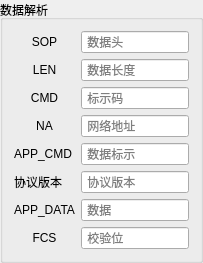
           <widget class="QGroupBox" name="groupBox_4">
            <property name="sizePolicy">
             <sizepolicy hsizetype="Expanding" vsizetype="Expanding">
              <horstretch>0</horstretch>
              <verstretch>0</verstretch>
             </sizepolicy>
            </property>
            <property name="title">
             <string>数据解析</string>
            </property>
            <layout class="QHBoxLayout" name="horizontalLayout_7">
             <item>
              <layout class="QGridLayout" name="gridLayout_2">
               <item row="0" column="0">
                <widget class="QLabel" name="label_RecSop">
                 <property name="enabled">
                  <bool>true</bool>
                 </property>
                 <property name="sizePolicy">
                  <sizepolicy hsizetype="Preferred" vsizetype="Preferred">
                   <horstretch>0</horstretch>
                   <verstretch>0</verstretch>
                  </sizepolicy>
                 </property>
                 <property name="text">
                  <string>&lt;html&gt;&lt;head/&gt;&lt;body&gt;&lt;p align=&quot;center&quot;&gt;SOP&lt;/p&gt;&lt;/body&gt;&lt;/html&gt;</string>
                 </property>
                </widget>
               </item>
               <item row="0" column="1">
                <widget class="QLineEdit" name="lineEdit_RecSop">
                 <property name="sizePolicy">
                  <sizepolicy hsizetype="Expanding" vsizetype="Fixed">
                   <horstretch>0</horstretch>
                   <verstretch>0</verstretch>
                  </sizepolicy>
                 </property>
                 <property name="readOnly">
                  <bool>true</bool>
                 </property>
                 <property name="placeholderText">
                  <string> 数据头</string>
                 </property>
                </widget>
               </item>
               <item row="1" column="0">
                <widget class="QLabel" name="label_RecLen">
                 <property name="sizePolicy">
                  <sizepolicy hsizetype="Preferred" vsizetype="Preferred">
                   <horstretch>0</horstretch>
                   <verstretch>0</verstretch>
                  </sizepolicy>
                 </property>
                 <property name="text">
                  <string>&lt;html&gt;&lt;head/&gt;&lt;body&gt;&lt;p align=&quot;center&quot;&gt;LEN&lt;/p&gt;&lt;/body&gt;&lt;/html&gt;</string>
                 </property>
                </widget>
               </item>
               <item row="1" column="1">
                <widget class="QLineEdit" name="lineEdit_RecLen">
                 <property name="sizePolicy">
                  <sizepolicy hsizetype="Expanding" vsizetype="Fixed">
                   <horstretch>0</horstretch>
                   <verstretch>0</verstretch>
                  </sizepolicy>
                 </property>
                 <property name="readOnly">
                  <bool>true</bool>
                 </property>
                 <property name="placeholderText">
                  <string> 数据长度</string>
                 </property>
                </widget>
               </item>
               <item row="2" column="0">
                <widget class="QLabel" name="label_RecCmd">
                 <property name="sizePolicy">
                  <sizepolicy hsizetype="Preferred" vsizetype="Preferred">
                   <horstretch>0</horstretch>
                   <verstretch>0</verstretch>
                  </sizepolicy>
                 </property>
                 <property name="text">
                  <string>&lt;html&gt;&lt;head/&gt;&lt;body&gt;&lt;p align=&quot;center&quot;&gt;CMD&lt;/p&gt;&lt;/body&gt;&lt;/html&gt;</string>
                 </property>
                </widget>
               </item>
               <item row="2" column="1">
                <widget class="QLineEdit" name="lineEdit_RecCmd">
                 <property name="sizePolicy">
                  <sizepolicy hsizetype="Expanding" vsizetype="Maximum">
                   <horstretch>0</horstretch>
                   <verstretch>0</verstretch>
                  </sizepolicy>
                 </property>
                 <property name="readOnly">
                  <bool>true</bool>
                 </property>
                 <property name="placeholderText">
                  <string> 标示码</string>
                 </property>
                </widget>
               </item>
               <item row="3" column="0">
                <widget class="QLabel" name="label_RecNa">
                 <property name="sizePolicy">
                  <sizepolicy hsizetype="Preferred" vsizetype="Preferred">
                   <horstretch>0</horstretch>
                   <verstretch>0</verstretch>
                  </sizepolicy>
                 </property>
                 <property name="text">
                  <string>&lt;html&gt;&lt;head/&gt;&lt;body&gt;&lt;p align=&quot;center&quot;&gt;NA&lt;/p&gt;&lt;/body&gt;&lt;/html&gt;</string>
                 </property>
                </widget>
               </item>
               <item row="3" column="1">
                <widget class="QLineEdit" name="lineEdit_RecNa">
                 <property name="sizePolicy">
                  <sizepolicy hsizetype="Expanding" vsizetype="Fixed">
                   <horstretch>0</horstretch>
                   <verstretch>0</verstretch>
                  </sizepolicy>
                 </property>
                 <property name="readOnly">
                  <bool>true</bool>
                 </property>
                 <property name="placeholderText">
                  <string> 网络地址</string>
                 </property>
                </widget>
               </item>
               <item row="4" column="0">
                <widget class="QLabel" name="label_RecAppCmd">
                 <property name="sizePolicy">
                  <sizepolicy hsizetype="Maximum" vsizetype="Preferred">
                   <horstretch>0</horstretch>
                   <verstretch>0</verstretch>
                  </sizepolicy>
                 </property>
                 <property name="text">
                  <string>&lt;html&gt;&lt;head/&gt;&lt;body&gt;&lt;p align=&quot;center&quot;&gt;APP_CMD&lt;/p&gt;&lt;/body&gt;&lt;/html&gt;</string>
                 </property>
                </widget>
               </item>
               <item row="4" column="1">
                <widget class="QLineEdit" name="lineEdit_RecAppCmd">
                 <property name="sizePolicy">
                  <sizepolicy hsizetype="Expanding" vsizetype="Fixed">
                   <horstretch>0</horstretch>
                   <verstretch>0</verstretch>
                  </sizepolicy>
                 </property>
                 <property name="readOnly">
                  <bool>true</bool>
                 </property>
                 <property name="placeholderText">
                  <string> 数据标示</string>
                 </property>
                </widget>
               </item>
               <item row="5" column="0">
                <widget class="QLabel" name="label_Recrelease">
                 <property name="text">
                  <string>协议版本</string>
                 </property>
                </widget>
               </item>
               <item row="5" column="1">
                <widget class="QLineEdit" name="lineEdit_release">
                 <property name="text">
                  <string/>
                 </property>
                 <property name="placeholderText">
                  <string> 协议版本</string>
                 </property>
                </widget>
               </item>
               <item row="6" column="0">
                <widget class="QLabel" name="label_RecAppData">
                 <property name="sizePolicy">
                  <sizepolicy hsizetype="Maximum" vsizetype="Preferred">
                   <horstretch>0</horstretch>
                   <verstretch>0</verstretch>
                  </sizepolicy>
                 </property>
                 <property name="text">
                  <string>&lt;html&gt;&lt;head/&gt;&lt;body&gt;&lt;p align=&quot;center&quot;&gt;APP_DATA&lt;/p&gt;&lt;/body&gt;&lt;/html&gt;</string>
                 </property>
                </widget>
               </item>
               <item row="6" column="1">
                <widget class="QLineEdit" name="lineEdit_RecAppData">
                 <property name="sizePolicy">
                  <sizepolicy hsizetype="Expanding" vsizetype="Fixed">
                   <horstretch>0</horstretch>
                   <verstretch>0</verstretch>
                  </sizepolicy>
                 </property>
                 <property name="readOnly">
                  <bool>true</bool>
                 </property>
                 <property name="placeholderText">
                  <string> 数据</string>
                 </property>
                </widget>
               </item>
               <item row="7" column="0">
                <widget class="QLabel" name="label_RecFcs">
                 <property name="sizePolicy">
                  <sizepolicy hsizetype="Preferred" vsizetype="Fixed">
                   <horstretch>0</horstretch>
                   <verstretch>0</verstretch>
                  </sizepolicy>
                 </property>
                 <property name="text">
                  <string>&lt;html&gt;&lt;head/&gt;&lt;body&gt;&lt;p align=&quot;center&quot;&gt;FCS&lt;/p&gt;&lt;/body&gt;&lt;/html&gt;</string>
                 </property>
                </widget>
               </item>
               <item row="7" column="1">
                <widget class="QLineEdit" name="lineEdit_RecFcs">
                 <property name="sizePolicy">
                  <sizepolicy hsizetype="Expanding" vsizetype="Fixed">
                   <horstretch>0</horstretch>
                   <verstretch>0</verstretch>
                  </sizepolicy>
                 </property>
                 <property name="readOnly">
                  <bool>true</bool>
                 </property>
                 <property name="placeholderText">
                  <string> 校验位</string>
                 </property>
                </widget>
               </item>
              </layout>
             </item>
            </layout>
           </widget>
